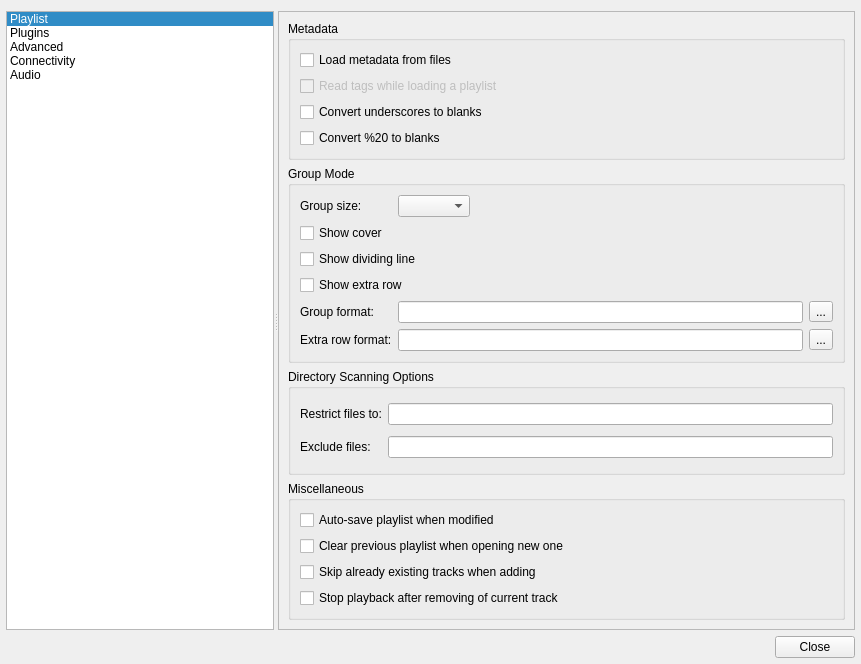
<?xml version="1.0" encoding="UTF-8"?>
<ui version="4.0">
 <class>ConfigDialog</class>
 <widget class="QDialog" name="ConfigDialog">
  <property name="geometry">
   <rect>
    <x>0</x>
    <y>0</y>
    <width>861</width>
    <height>664</height>
   </rect>
  </property>
  <property name="windowTitle">
   <string>Qmmp Settings</string>
  </property>
  <layout class="QVBoxLayout" name="verticalLayout_2">
   <property name="leftMargin">
    <number>6</number>
   </property>
   <property name="rightMargin">
    <number>6</number>
   </property>
   <property name="bottomMargin">
    <number>6</number>
   </property>
   <item>
    <widget class="QSplitter" name="splitter">
     <property name="orientation">
      <enum>Qt::Horizontal</enum>
     </property>
     <widget class="QListWidget" name="contentsWidget">
      <property name="sizePolicy">
       <sizepolicy hsizetype="Preferred" vsizetype="Preferred">
        <horstretch>0</horstretch>
        <verstretch>0</verstretch>
       </sizepolicy>
      </property>
      <property name="selectionBehavior">
       <enum>QAbstractItemView::SelectRows</enum>
      </property>
      <property name="iconSize">
       <size>
        <width>38</width>
        <height>38</height>
       </size>
      </property>
      <property name="spacing">
       <number>2</number>
      </property>
      <property name="selectionRectVisible">
       <bool>false</bool>
      </property>
      <property name="currentRow">
       <number>0</number>
      </property>
      <item>
       <property name="text">
        <string>Playlist</string>
       </property>
       <property name="icon">
        <iconset resource="../images/qmmpui_images.qrc">
         <normaloff>:/playlist.png</normaloff>:/playlist.png</iconset>
       </property>
      </item>
      <item>
       <property name="text">
        <string>Plugins</string>
       </property>
       <property name="icon">
        <iconset resource="../images/qmmpui_images.qrc">
         <normaloff>:/plugins.png</normaloff>:/plugins.png</iconset>
       </property>
      </item>
      <item>
       <property name="text">
        <string>Advanced</string>
       </property>
       <property name="icon">
        <iconset resource="../images/qmmpui_images.qrc">
         <normaloff>:/advanced.png</normaloff>:/advanced.png</iconset>
       </property>
      </item>
      <item>
       <property name="text">
        <string>Connectivity</string>
       </property>
       <property name="icon">
        <iconset resource="../images/qmmpui_images.qrc">
         <normaloff>:/network.png</normaloff>:/network.png</iconset>
       </property>
      </item>
      <item>
       <property name="text">
        <string>Audio</string>
       </property>
       <property name="icon">
        <iconset resource="../images/qmmpui_images.qrc">
         <normaloff>:/replaygain.png</normaloff>:/replaygain.png</iconset>
       </property>
      </item>
     </widget>
     <widget class="QStackedWidget" name="stackedWidget">
      <property name="sizePolicy">
       <sizepolicy hsizetype="Expanding" vsizetype="Preferred">
        <horstretch>0</horstretch>
        <verstretch>0</verstretch>
       </sizepolicy>
      </property>
      <property name="frameShape">
       <enum>QFrame::NoFrame</enum>
      </property>
      <property name="frameShadow">
       <enum>QFrame::Raised</enum>
      </property>
      <property name="currentIndex">
       <number>0</number>
      </property>
      <widget class="QWidget" name="page">
       <layout class="QVBoxLayout" name="verticalLayout_10">
        <property name="spacing">
         <number>0</number>
        </property>
        <property name="leftMargin">
         <number>0</number>
        </property>
        <property name="topMargin">
         <number>0</number>
        </property>
        <property name="rightMargin">
         <number>0</number>
        </property>
        <property name="bottomMargin">
         <number>0</number>
        </property>
        <item>
         <widget class="QScrollArea" name="scrollArea">
          <property name="widgetResizable">
           <bool>true</bool>
          </property>
          <widget class="QWidget" name="scrollAreaWidgetContents">
           <property name="geometry">
            <rect>
             <x>0</x>
             <y>0</y>
             <width>569</width>
             <height>659</height>
            </rect>
           </property>
           <layout class="QVBoxLayout" name="verticalLayout_9">
            <item>
             <widget class="QGroupBox" name="groupBox_3">
              <property name="title">
               <string>Metadata</string>
              </property>
              <layout class="QVBoxLayout" name="verticalLayout">
               <item>
                <widget class="QCheckBox" name="metaDataCheckBox">
                 <property name="text">
                  <string>Load metadata from files</string>
                 </property>
                </widget>
               </item>
               <item>
                <widget class="QCheckBox" name="plMetaDataCheckBox">
                 <property name="enabled">
                  <bool>false</bool>
                 </property>
                 <property name="text">
                  <string>Read tags while loading a playlist</string>
                 </property>
                </widget>
               </item>
               <item>
                <widget class="QCheckBox" name="underscoresCheckBox">
                 <property name="text">
                  <string>Convert underscores to blanks</string>
                 </property>
                </widget>
               </item>
               <item>
                <widget class="QCheckBox" name="per20CheckBox">
                 <property name="text">
                  <string>Convert %20 to blanks</string>
                 </property>
                </widget>
               </item>
              </layout>
             </widget>
            </item>
            <item>
             <widget class="QGroupBox" name="groupBox_12">
              <property name="title">
               <string>Group Mode</string>
              </property>
              <layout class="QFormLayout" name="formLayout_2">
               <property name="fieldGrowthPolicy">
                <enum>QFormLayout::ExpandingFieldsGrow</enum>
               </property>
               <item row="0" column="0">
                <widget class="QLabel" name="label_23">
                 <property name="text">
                  <string>Group size:</string>
                 </property>
                </widget>
               </item>
               <item row="0" column="1">
                <widget class="QComboBox" name="linesPerGroupComboBox">
                 <property name="sizePolicy">
                  <sizepolicy hsizetype="Preferred" vsizetype="Fixed">
                   <horstretch>0</horstretch>
                   <verstretch>0</verstretch>
                  </sizepolicy>
                 </property>
                </widget>
               </item>
               <item row="2" column="0" colspan="2">
                <widget class="QCheckBox" name="showDividingLineCheckBox">
                 <property name="text">
                  <string>Show dividing line</string>
                 </property>
                </widget>
               </item>
               <item row="4" column="0">
                <widget class="QLabel" name="label_3">
                 <property name="text">
                  <string>Group format:</string>
                 </property>
                </widget>
               </item>
               <item row="4" column="1">
                <layout class="QHBoxLayout" name="horizontalLayout_2">
                 <item>
                  <widget class="QLineEdit" name="groupLineEdit"/>
                 </item>
                 <item>
                  <widget class="QToolButton" name="groupButton">
                   <property name="text">
                    <string>...</string>
                   </property>
                  </widget>
                 </item>
                </layout>
               </item>
               <item row="5" column="0">
                <widget class="QLabel" name="extraRowFormatLabel">
                 <property name="text">
                  <string>Extra row format:</string>
                 </property>
                </widget>
               </item>
               <item row="5" column="1">
                <layout class="QHBoxLayout" name="horizontalLayout_3">
                 <item>
                  <widget class="QLineEdit" name="extraRowFormatLineEdit"/>
                 </item>
                 <item>
                  <widget class="QToolButton" name="extraRowFormatButton">
                   <property name="text">
                    <string>...</string>
                   </property>
                  </widget>
                 </item>
                </layout>
               </item>
               <item row="3" column="0" colspan="2">
                <widget class="QCheckBox" name="showExtraRowCheckBox">
                 <property name="text">
                  <string>Show extra row</string>
                 </property>
                </widget>
               </item>
               <item row="1" column="0" colspan="2">
                <widget class="QCheckBox" name="groupsShowCoverCheckBox">
                 <property name="text">
                  <string>Show cover</string>
                 </property>
                </widget>
               </item>
              </layout>
             </widget>
            </item>
            <item>
             <widget class="QGroupBox" name="groupBox_2">
              <property name="title">
               <string>Directory Scanning Options</string>
              </property>
              <layout class="QGridLayout" name="gridLayout_20">
               <item row="0" column="0">
                <widget class="QLabel" name="label">
                 <property name="text">
                  <string>Restrict files to:</string>
                 </property>
                </widget>
               </item>
               <item row="0" column="1">
                <widget class="QLineEdit" name="dirRestrictLineEdit"/>
               </item>
               <item row="1" column="0">
                <widget class="QLabel" name="label_2">
                 <property name="text">
                  <string>Exclude files:</string>
                 </property>
                </widget>
               </item>
               <item row="1" column="1">
                <widget class="QLineEdit" name="dirExcludeLineEdit"/>
               </item>
              </layout>
             </widget>
            </item>
            <item>
             <widget class="QGroupBox" name="groupBox_4">
              <property name="title">
               <string>Miscellaneous</string>
              </property>
              <layout class="QVBoxLayout" name="verticalLayout_4">
               <item>
                <widget class="QCheckBox" name="autoSavePlayListCheckBox">
                 <property name="text">
                  <string>Auto-save playlist when modified</string>
                 </property>
                </widget>
               </item>
               <item>
                <widget class="QCheckBox" name="clearPrevPLCheckBox">
                 <property name="text">
                  <string>Clear previous playlist when opening new one</string>
                 </property>
                </widget>
               </item>
               <item>
                <widget class="QCheckBox" name="skipExistingTracksCheckBox">
                 <property name="text">
                  <string>Skip already existing tracks when adding</string>
                 </property>
                </widget>
               </item>
               <item>
                <widget class="QCheckBox" name="stopAfterRemovingCheckBox">
                 <property name="text">
                  <string>Stop playback after removing of current track</string>
                 </property>
                </widget>
               </item>
              </layout>
             </widget>
            </item>
           </layout>
          </widget>
         </widget>
        </item>
       </layout>
      </widget>
      <widget class="QWidget" name="widget">
       <layout class="QGridLayout">
        <property name="leftMargin">
         <number>9</number>
        </property>
        <property name="topMargin">
         <number>5</number>
        </property>
        <property name="rightMargin">
         <number>0</number>
        </property>
        <property name="bottomMargin">
         <number>0</number>
        </property>
        <property name="spacing">
         <number>6</number>
        </property>
        <item row="1" column="0">
         <widget class="QPushButton" name="preferencesButton">
          <property name="minimumSize">
           <size>
            <width>0</width>
            <height>0</height>
           </size>
          </property>
          <property name="text">
           <string>Preferences</string>
          </property>
          <property name="icon">
           <iconset theme="configure"/>
          </property>
         </widget>
        </item>
        <item row="1" column="1">
         <widget class="QPushButton" name="informationButton">
          <property name="minimumSize">
           <size>
            <width>0</width>
            <height>0</height>
           </size>
          </property>
          <property name="text">
           <string>Information</string>
          </property>
          <property name="icon">
           <iconset theme="dialog-information"/>
          </property>
         </widget>
        </item>
        <item row="1" column="2">
         <spacer>
          <property name="orientation">
           <enum>Qt::Horizontal</enum>
          </property>
          <property name="sizeHint" stdset="0">
           <size>
            <width>101</width>
            <height>20</height>
           </size>
          </property>
         </spacer>
        </item>
        <item row="0" column="0" colspan="3">
         <widget class="QTreeWidget" name="treeWidget">
          <property name="sizePolicy">
           <sizepolicy hsizetype="Expanding" vsizetype="Ignored">
            <horstretch>0</horstretch>
            <verstretch>0</verstretch>
           </sizepolicy>
          </property>
          <property name="alternatingRowColors">
           <bool>true</bool>
          </property>
          <property name="selectionBehavior">
           <enum>QAbstractItemView::SelectRows</enum>
          </property>
          <property name="animated">
           <bool>true</bool>
          </property>
          <property name="allColumnsShowFocus">
           <bool>false</bool>
          </property>
          <property name="columnCount">
           <number>2</number>
          </property>
          <column>
           <property name="text">
            <string>Description</string>
           </property>
          </column>
          <column>
           <property name="text">
            <string>Filename</string>
           </property>
          </column>
         </widget>
        </item>
       </layout>
      </widget>
      <widget class="QWidget" name="page_2">
       <layout class="QVBoxLayout" name="verticalLayout_5">
        <item>
         <widget class="QGroupBox" name="groupBox">
          <property name="title">
           <string>Look and Feel</string>
          </property>
          <layout class="QGridLayout" name="gridLayout_2">
           <item row="0" column="0">
            <widget class="QLabel" name="label_10">
             <property name="text">
              <string>Language:</string>
             </property>
            </widget>
           </item>
           <item row="0" column="1">
            <widget class="QComboBox" name="langComboBox">
             <property name="sizePolicy">
              <sizepolicy hsizetype="Preferred" vsizetype="Fixed">
               <horstretch>0</horstretch>
               <verstretch>0</verstretch>
              </sizepolicy>
             </property>
            </widget>
           </item>
           <item row="0" column="2">
            <spacer name="horizontalSpacer_2">
             <property name="orientation">
              <enum>Qt::Horizontal</enum>
             </property>
             <property name="sizeType">
              <enum>QSizePolicy::Expanding</enum>
             </property>
             <property name="sizeHint" stdset="0">
              <size>
               <width>0</width>
               <height>20</height>
              </size>
             </property>
            </spacer>
           </item>
           <item row="1" column="0" colspan="3">
            <widget class="QCheckBox" name="abrCheckBox">
             <property name="text">
              <string>Display average bitrate</string>
             </property>
            </widget>
           </item>
          </layout>
         </widget>
        </item>
        <item>
         <widget class="QGroupBox" name="groupBox_6">
          <property name="title">
           <string>Playback</string>
          </property>
          <layout class="QGridLayout" name="gridLayout_70">
           <item row="0" column="0" colspan="2">
            <widget class="QCheckBox" name="continuePlaybackCheckBox">
             <property name="text">
              <string>Continue playback on startup</string>
             </property>
            </widget>
           </item>
           <item row="1" column="0" colspan="2">
            <widget class="QCheckBox" name="byContentCheckBox">
             <property name="text">
              <string>Determine file type by content</string>
             </property>
            </widget>
           </item>
           <item row="2" column="0">
            <widget class="QCheckBox" name="defaultPlayListCheckBox">
             <property name="text">
              <string>Add files from command line to this playlist:</string>
             </property>
            </widget>
           </item>
           <item row="2" column="1">
            <widget class="QLineEdit" name="defaultPlayListLineEdit">
             <property name="enabled">
              <bool>false</bool>
             </property>
            </widget>
           </item>
          </layout>
         </widget>
        </item>
        <item>
         <widget class="QGroupBox" name="groupBox_9">
          <property name="title">
           <string>Cover Image Retrieve</string>
          </property>
          <layout class="QGridLayout" name="gridLayout_6">
           <item row="0" column="0" colspan="2">
            <widget class="QCheckBox" name="useCoverFilesCheckBox">
             <property name="text">
              <string>Use separate image files</string>
             </property>
             <property name="checked">
              <bool>true</bool>
             </property>
            </widget>
           </item>
           <item row="1" column="0">
            <widget class="QLabel" name="label_11">
             <property name="text">
              <string>Include files:</string>
             </property>
            </widget>
           </item>
           <item row="1" column="1">
            <widget class="QLineEdit" name="coverIncludeLineEdit"/>
           </item>
           <item row="2" column="0">
            <widget class="QLabel" name="label_12">
             <property name="text">
              <string>Exclude files:</string>
             </property>
            </widget>
           </item>
           <item row="2" column="1">
            <widget class="QLineEdit" name="coverExcludeLineEdit"/>
           </item>
           <item row="3" column="0" colspan="2">
            <layout class="QHBoxLayout" name="horizontalLayout_4">
             <item>
              <widget class="QLabel" name="label_13">
               <property name="text">
                <string>Recursive search depth:</string>
               </property>
              </widget>
             </item>
             <item>
              <widget class="QSpinBox" name="coverDepthSpinBox">
               <property name="maximum">
                <number>6</number>
               </property>
              </widget>
             </item>
             <item>
              <spacer name="horizontalSpacer_3">
               <property name="orientation">
                <enum>Qt::Horizontal</enum>
               </property>
               <property name="sizeHint" stdset="0">
                <size>
                 <width>40</width>
                 <height>20</height>
                </size>
               </property>
              </spacer>
             </item>
            </layout>
           </item>
          </layout>
         </widget>
        </item>
        <item>
         <widget class="QGroupBox" name="groupBox_7">
          <property name="title">
           <string>URL Dialog</string>
          </property>
          <layout class="QVBoxLayout" name="verticalLayout_3">
           <item>
            <widget class="QCheckBox" name="clipboardCheckBox">
             <property name="text">
              <string>Auto-paste URL from clipboard</string>
             </property>
            </widget>
           </item>
          </layout>
         </widget>
        </item>
        <item>
         <widget class="QGroupBox" name="groupBox_8">
          <property name="title">
           <string>CUE Editor</string>
          </property>
          <layout class="QVBoxLayout" name="verticalLayout_8">
           <item>
            <widget class="QCheckBox" name="cueSystemFontCheckBox">
             <property name="text">
              <string>Use system font</string>
             </property>
             <property name="checked">
              <bool>true</bool>
             </property>
            </widget>
           </item>
           <item>
            <layout class="QHBoxLayout" name="horizontalLayout">
             <item>
              <widget class="QLabel" name="label_21">
               <property name="enabled">
                <bool>false</bool>
               </property>
               <property name="sizePolicy">
                <sizepolicy hsizetype="Preferred" vsizetype="Preferred">
                 <horstretch>0</horstretch>
                 <verstretch>0</verstretch>
                </sizepolicy>
               </property>
               <property name="text">
                <string>Font:</string>
               </property>
               <property name="alignment">
                <set>Qt::AlignLeading|Qt::AlignLeft|Qt::AlignVCenter</set>
               </property>
              </widget>
             </item>
             <item>
              <widget class="QLabel" name="cueFontLabel">
               <property name="enabled">
                <bool>false</bool>
               </property>
               <property name="sizePolicy">
                <sizepolicy hsizetype="Expanding" vsizetype="Preferred">
                 <horstretch>0</horstretch>
                 <verstretch>0</verstretch>
                </sizepolicy>
               </property>
               <property name="frameShape">
                <enum>QFrame::StyledPanel</enum>
               </property>
               <property name="frameShadow">
                <enum>QFrame::Sunken</enum>
               </property>
               <property name="text">
                <string>???</string>
               </property>
              </widget>
             </item>
             <item>
              <widget class="QToolButton" name="cueFontButton">
               <property name="enabled">
                <bool>false</bool>
               </property>
               <property name="text">
                <string>...</string>
               </property>
              </widget>
             </item>
            </layout>
           </item>
          </layout>
         </widget>
        </item>
        <item>
         <spacer name="verticalSpacer_3">
          <property name="orientation">
           <enum>Qt::Vertical</enum>
          </property>
          <property name="sizeHint" stdset="0">
           <size>
            <width>20</width>
            <height>40</height>
           </size>
          </property>
         </spacer>
        </item>
       </layout>
      </widget>
      <widget class="QWidget" name="network">
       <layout class="QVBoxLayout" name="verticalLayout_6">
        <item>
         <widget class="QGroupBox" name="groupBox_5">
          <property name="title">
           <string>Proxy</string>
          </property>
          <property name="flat">
           <bool>false</bool>
          </property>
          <property name="checkable">
           <bool>false</bool>
          </property>
          <layout class="QFormLayout" name="formLayout">
           <item row="0" column="0" colspan="2">
            <widget class="QCheckBox" name="enableProxyCheckBox">
             <property name="text">
              <string>Enable proxy usage</string>
             </property>
            </widget>
           </item>
           <item row="1" column="0">
            <widget class="QLabel" name="label_19">
             <property name="text">
              <string>Proxy type:</string>
             </property>
            </widget>
           </item>
           <item row="1" column="1">
            <widget class="QComboBox" name="proxyTypeComboBox"/>
           </item>
           <item row="2" column="0">
            <widget class="QLabel" name="label_5">
             <property name="text">
              <string>Proxy host name:</string>
             </property>
             <property name="alignment">
              <set>Qt::AlignRight|Qt::AlignTrailing|Qt::AlignVCenter</set>
             </property>
            </widget>
           </item>
           <item row="2" column="1">
            <widget class="QLineEdit" name="hostLineEdit"/>
           </item>
           <item row="3" column="0">
            <widget class="QLabel" name="label_6">
             <property name="text">
              <string>Proxy port:</string>
             </property>
             <property name="alignment">
              <set>Qt::AlignRight|Qt::AlignTrailing|Qt::AlignVCenter</set>
             </property>
            </widget>
           </item>
           <item row="3" column="1">
            <widget class="QLineEdit" name="portLineEdit"/>
           </item>
           <item row="4" column="0" colspan="2">
            <widget class="QCheckBox" name="authProxyCheckBox">
             <property name="text">
              <string>Use authentication with proxy</string>
             </property>
            </widget>
           </item>
           <item row="5" column="0">
            <widget class="QLabel" name="label_7">
             <property name="text">
              <string>Proxy user name:</string>
             </property>
             <property name="alignment">
              <set>Qt::AlignRight|Qt::AlignTrailing|Qt::AlignVCenter</set>
             </property>
            </widget>
           </item>
           <item row="5" column="1">
            <widget class="QLineEdit" name="proxyUserLineEdit"/>
           </item>
           <item row="6" column="0">
            <widget class="QLabel" name="label_8">
             <property name="text">
              <string>Proxy password:</string>
             </property>
             <property name="alignment">
              <set>Qt::AlignRight|Qt::AlignTrailing|Qt::AlignVCenter</set>
             </property>
            </widget>
           </item>
           <item row="6" column="1">
            <widget class="QLineEdit" name="proxyPasswLineEdit">
             <property name="echoMode">
              <enum>QLineEdit::Password</enum>
             </property>
            </widget>
           </item>
          </layout>
         </widget>
        </item>
        <item>
         <spacer>
          <property name="orientation">
           <enum>Qt::Vertical</enum>
          </property>
          <property name="sizeHint" stdset="0">
           <size>
            <width>20</width>
            <height>40</height>
           </size>
          </property>
         </spacer>
        </item>
       </layout>
      </widget>
      <widget class="QWidget" name="audio">
       <layout class="QVBoxLayout" name="verticalLayout_7">
        <item>
         <widget class="QGroupBox" name="groupBox_10">
          <property name="title">
           <string>Replay Gain</string>
          </property>
          <layout class="QGridLayout" name="gridLayout_7">
           <item row="1" column="0">
            <widget class="QLabel" name="label_14">
             <property name="text">
              <string>Replay Gain mode:</string>
             </property>
            </widget>
           </item>
           <item row="1" column="1">
            <widget class="QComboBox" name="replayGainModeComboBox">
             <property name="sizePolicy">
              <sizepolicy hsizetype="Minimum" vsizetype="Fixed">
               <horstretch>0</horstretch>
               <verstretch>0</verstretch>
              </sizepolicy>
             </property>
            </widget>
           </item>
           <item row="2" column="0">
            <widget class="QLabel" name="label_15">
             <property name="text">
              <string>Preamp:</string>
             </property>
            </widget>
           </item>
           <item row="2" column="1">
            <widget class="QDoubleSpinBox" name="preampDoubleSpinBox">
             <property name="sizePolicy">
              <sizepolicy hsizetype="Minimum" vsizetype="Fixed">
               <horstretch>0</horstretch>
               <verstretch>0</verstretch>
              </sizepolicy>
             </property>
             <property name="minimum">
              <double>-15.000000000000000</double>
             </property>
             <property name="maximum">
              <double>15.000000000000000</double>
             </property>
             <property name="singleStep">
              <double>0.010000000000000</double>
             </property>
            </widget>
           </item>
           <item row="2" column="2">
            <widget class="QLabel" name="label_17">
             <property name="sizePolicy">
              <sizepolicy hsizetype="Expanding" vsizetype="Preferred">
               <horstretch>0</horstretch>
               <verstretch>0</verstretch>
              </sizepolicy>
             </property>
             <property name="text">
              <string>dB</string>
             </property>
            </widget>
           </item>
           <item row="3" column="0">
            <widget class="QLabel" name="label_16">
             <property name="sizePolicy">
              <sizepolicy hsizetype="Preferred" vsizetype="Preferred">
               <horstretch>0</horstretch>
               <verstretch>0</verstretch>
              </sizepolicy>
             </property>
             <property name="text">
              <string>Default gain:</string>
             </property>
            </widget>
           </item>
           <item row="3" column="1">
            <widget class="QDoubleSpinBox" name="defaultGainDoubleSpinBox">
             <property name="sizePolicy">
              <sizepolicy hsizetype="Minimum" vsizetype="Fixed">
               <horstretch>0</horstretch>
               <verstretch>0</verstretch>
              </sizepolicy>
             </property>
             <property name="minimum">
              <double>-15.000000000000000</double>
             </property>
             <property name="maximum">
              <double>15.000000000000000</double>
             </property>
             <property name="singleStep">
              <double>0.010000000000000</double>
             </property>
            </widget>
           </item>
           <item row="3" column="2">
            <widget class="QLabel" name="label_18">
             <property name="sizePolicy">
              <sizepolicy hsizetype="Expanding" vsizetype="Preferred">
               <horstretch>0</horstretch>
               <verstretch>0</verstretch>
              </sizepolicy>
             </property>
             <property name="text">
              <string>dB</string>
             </property>
            </widget>
           </item>
           <item row="1" column="2">
            <spacer name="horizontalSpacer_4">
             <property name="orientation">
              <enum>Qt::Horizontal</enum>
             </property>
             <property name="sizeHint" stdset="0">
              <size>
               <width>40</width>
               <height>20</height>
              </size>
             </property>
            </spacer>
           </item>
           <item row="4" column="0" colspan="3">
            <widget class="QCheckBox" name="clippingCheckBox">
             <property name="text">
              <string>Use  peak info to prevent clipping</string>
             </property>
            </widget>
           </item>
          </layout>
         </widget>
        </item>
        <item>
         <widget class="QGroupBox" name="groupBox_11">
          <property name="title">
           <string>Audio</string>
          </property>
          <layout class="QGridLayout" name="gridLayout3">
           <item row="1" column="0">
            <widget class="QLabel" name="label_20">
             <property name="text">
              <string>Buffer size:</string>
             </property>
            </widget>
           </item>
           <item row="4" column="0" colspan="3">
            <widget class="QCheckBox" name="ditheringCheckBox">
             <property name="text">
              <string>Use dithering</string>
             </property>
            </widget>
           </item>
           <item row="1" column="1">
            <widget class="QSpinBox" name="bufferSizeSpinBox">
             <property name="sizePolicy">
              <sizepolicy hsizetype="Preferred" vsizetype="Fixed">
               <horstretch>0</horstretch>
               <verstretch>0</verstretch>
              </sizepolicy>
             </property>
             <property name="minimumSize">
              <size>
               <width>80</width>
               <height>0</height>
              </size>
             </property>
             <property name="suffix">
              <string>ms</string>
             </property>
             <property name="minimum">
              <number>500</number>
             </property>
             <property name="maximum">
              <number>6000</number>
             </property>
             <property name="singleStep">
              <number>50</number>
             </property>
            </widget>
           </item>
           <item row="0" column="0">
            <widget class="QLabel" name="label_9">
             <property name="text">
              <string>Volume adjustment step:</string>
             </property>
            </widget>
           </item>
           <item row="2" column="1">
            <widget class="QComboBox" name="bitDepthComboBox">
             <property name="minimumSize">
              <size>
               <width>100</width>
               <height>0</height>
              </size>
             </property>
            </widget>
           </item>
           <item row="3" column="0" colspan="3">
            <widget class="QCheckBox" name="softVolumeCheckBox">
             <property name="text">
              <string>Use software volume control</string>
             </property>
            </widget>
           </item>
           <item row="2" column="0">
            <widget class="QLabel" name="label_4">
             <property name="text">
              <string>Output bit depth:</string>
             </property>
            </widget>
           </item>
           <item row="0" column="2" rowspan="3">
            <spacer name="horizontalSpacer_6">
             <property name="orientation">
              <enum>Qt::Horizontal</enum>
             </property>
             <property name="sizeHint" stdset="0">
              <size>
               <width>266</width>
               <height>20</height>
              </size>
             </property>
            </spacer>
           </item>
           <item row="0" column="1">
            <widget class="QSpinBox" name="volumeStepSpinBox">
             <property name="suffix">
              <string notr="true">%</string>
             </property>
             <property name="minimum">
              <number>1</number>
             </property>
             <property name="maximum">
              <number>20</number>
             </property>
            </widget>
           </item>
           <item row="5" column="0" colspan="3">
            <widget class="QCheckBox" name="twoPassEqCheckBox">
             <property name="text">
              <string>Use two passes for equalizer</string>
             </property>
            </widget>
           </item>
          </layout>
         </widget>
        </item>
        <item>
         <spacer name="verticalSpacer_2">
          <property name="orientation">
           <enum>Qt::Vertical</enum>
          </property>
          <property name="sizeHint" stdset="0">
           <size>
            <width>20</width>
            <height>132</height>
           </size>
          </property>
         </spacer>
        </item>
       </layout>
      </widget>
     </widget>
    </widget>
   </item>
   <item>
    <widget class="QDialogButtonBox" name="buttonBox">
     <property name="standardButtons">
      <set>QDialogButtonBox::Close</set>
     </property>
    </widget>
   </item>
  </layout>
 </widget>
 <resources>
  <include location="../images/qmmpui_images.qrc"/>
 </resources>
 <connections>
  <connection>
   <sender>enableProxyCheckBox</sender>
   <signal>toggled(bool)</signal>
   <receiver>hostLineEdit</receiver>
   <slot>setEnabled(bool)</slot>
   <hints>
    <hint type="sourcelabel">
     <x>341</x>
     <y>34</y>
    </hint>
    <hint type="destinationlabel">
     <x>341</x>
     <y>33</y>
    </hint>
   </hints>
  </connection>
  <connection>
   <sender>enableProxyCheckBox</sender>
   <signal>toggled(bool)</signal>
   <receiver>portLineEdit</receiver>
   <slot>setEnabled(bool)</slot>
   <hints>
    <hint type="sourcelabel">
     <x>341</x>
     <y>34</y>
    </hint>
    <hint type="destinationlabel">
     <x>341</x>
     <y>32</y>
    </hint>
   </hints>
  </connection>
  <connection>
   <sender>authProxyCheckBox</sender>
   <signal>toggled(bool)</signal>
   <receiver>proxyUserLineEdit</receiver>
   <slot>setEnabled(bool)</slot>
   <hints>
    <hint type="sourcelabel">
     <x>341</x>
     <y>32</y>
    </hint>
    <hint type="destinationlabel">
     <x>341</x>
     <y>31</y>
    </hint>
   </hints>
  </connection>
  <connection>
   <sender>authProxyCheckBox</sender>
   <signal>toggled(bool)</signal>
   <receiver>proxyPasswLineEdit</receiver>
   <slot>setEnabled(bool)</slot>
   <hints>
    <hint type="sourcelabel">
     <x>341</x>
     <y>32</y>
    </hint>
    <hint type="destinationlabel">
     <x>341</x>
     <y>31</y>
    </hint>
   </hints>
  </connection>
  <connection>
   <sender>buttonBox</sender>
   <signal>rejected()</signal>
   <receiver>ConfigDialog</receiver>
   <slot>reject()</slot>
   <hints>
    <hint type="sourcelabel">
     <x>639</x>
     <y>611</y>
    </hint>
    <hint type="destinationlabel">
     <x>225</x>
     <y>421</y>
    </hint>
   </hints>
  </connection>
  <connection>
   <sender>buttonBox</sender>
   <signal>accepted()</signal>
   <receiver>ConfigDialog</receiver>
   <slot>accept()</slot>
   <hints>
    <hint type="sourcelabel">
     <x>639</x>
     <y>611</y>
    </hint>
    <hint type="destinationlabel">
     <x>141</x>
     <y>414</y>
    </hint>
   </hints>
  </connection>
  <connection>
   <sender>defaultPlayListCheckBox</sender>
   <signal>toggled(bool)</signal>
   <receiver>defaultPlayListLineEdit</receiver>
   <slot>setEnabled(bool)</slot>
   <hints>
    <hint type="sourcelabel">
     <x>629</x>
     <y>221</y>
    </hint>
    <hint type="destinationlabel">
     <x>813</x>
     <y>223</y>
    </hint>
   </hints>
  </connection>
  <connection>
   <sender>metaDataCheckBox</sender>
   <signal>toggled(bool)</signal>
   <receiver>plMetaDataCheckBox</receiver>
   <slot>setEnabled(bool)</slot>
   <hints>
    <hint type="sourcelabel">
     <x>320</x>
     <y>39</y>
    </hint>
    <hint type="destinationlabel">
     <x>341</x>
     <y>35</y>
    </hint>
   </hints>
  </connection>
  <connection>
   <sender>enableProxyCheckBox</sender>
   <signal>toggled(bool)</signal>
   <receiver>proxyTypeComboBox</receiver>
   <slot>setEnabled(bool)</slot>
   <hints>
    <hint type="sourcelabel">
     <x>341</x>
     <y>34</y>
    </hint>
    <hint type="destinationlabel">
     <x>341</x>
     <y>33</y>
    </hint>
   </hints>
  </connection>
  <connection>
   <sender>cueSystemFontCheckBox</sender>
   <signal>toggled(bool)</signal>
   <receiver>label_21</receiver>
   <slot>setDisabled(bool)</slot>
   <hints>
    <hint type="sourcelabel">
     <x>291</x>
     <y>509</y>
    </hint>
    <hint type="destinationlabel">
     <x>299</x>
     <y>531</y>
    </hint>
   </hints>
  </connection>
  <connection>
   <sender>cueSystemFontCheckBox</sender>
   <signal>toggled(bool)</signal>
   <receiver>cueFontLabel</receiver>
   <slot>setDisabled(bool)</slot>
   <hints>
    <hint type="sourcelabel">
     <x>350</x>
     <y>499</y>
    </hint>
    <hint type="destinationlabel">
     <x>369</x>
     <y>531</y>
    </hint>
   </hints>
  </connection>
  <connection>
   <sender>cueSystemFontCheckBox</sender>
   <signal>toggled(bool)</signal>
   <receiver>cueFontButton</receiver>
   <slot>setDisabled(bool)</slot>
   <hints>
    <hint type="sourcelabel">
     <x>774</x>
     <y>502</y>
    </hint>
    <hint type="destinationlabel">
     <x>804</x>
     <y>526</y>
    </hint>
   </hints>
  </connection>
 </connections>
</ui>
